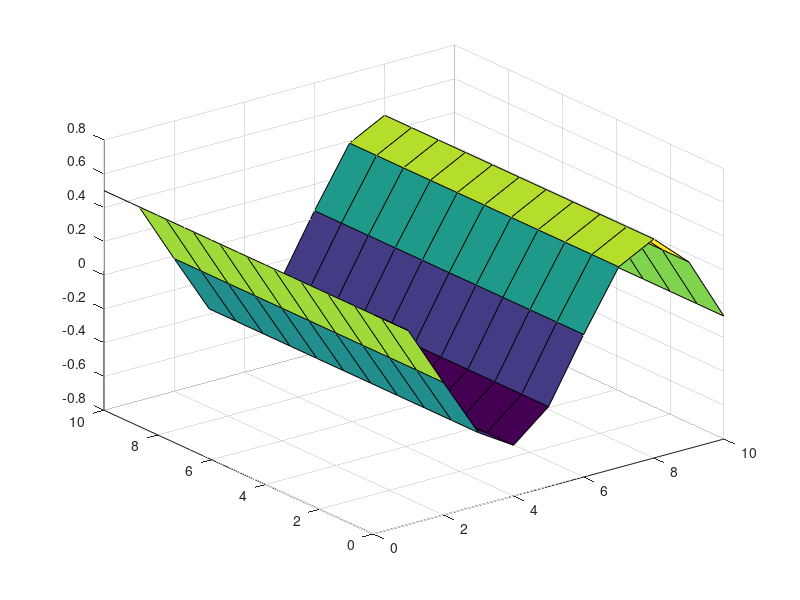

Reproduce this figure in MATLAB.
rng default % for reproducibility
tdata = 0:1:10;
xdata = 0:1:10;
[X,T] = meshgrid(xdata,tdata)
ydata = 0.5*cos(X*0.8); %*cos(b*T));% + randn(size(tdata,2),size(xdata,2));
figure;
surf(X,T,ydata);




fun = @(x)norm(ydata - x(1)*cos(X*x(2)) );
x0 = [-1.2,1];

%result gets worse but unevenly if you reduce FiniteDifferenceStepSize
% opt = optimset('fminsearch', 'StepTolerance', 1e-14, 'Display', 'iter', 'FiniteDifferenceStepSize', 1e-9);
options = optimset('Display','iter','PlotFcns',@optimplotfval,'MaxIter',10000);

figure;
x = fminsearch(fun,x0,options);
qq = 0;